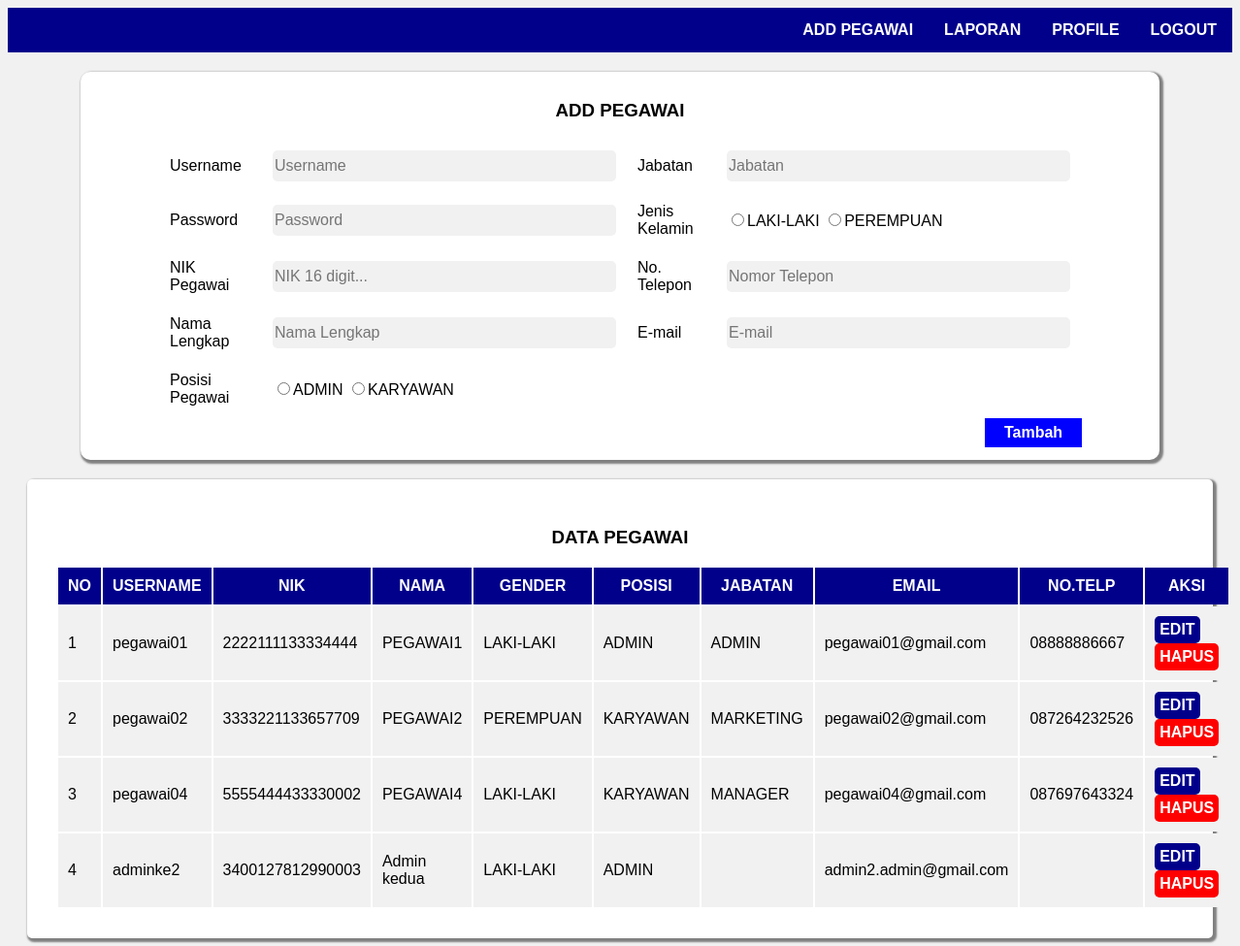
Page /add_edit.php (signed in) on the committed database.
### tables this page shows
CREATE TABLE `pegawai` (
  `idPegawai` int(11) NOT NULL,
  `username` varchar(40) DEFAULT NULL,
  `password` varchar(30) DEFAULT NULL,
  `nikPegawai` varchar(16) DEFAULT NULL,
  `namaPegawai` varchar(100) DEFAULT NULL,
  `posisiPegawai` varchar(30) DEFAULT NULL,
  `jabatanPegawai` varchar(100) DEFAULT NULL,
  `gender` varchar(10) DEFAULT NULL,
  `email` varchar(50) DEFAULT NULL,
  `notelp` varchar(15) DEFAULT NULL,
  `foto` varchar(255) DEFAULT NULL
);

### add_edit.php (the view, shortened to what this page needs)
<!DOCTYPE html>
<html>
<head>
	<link rel="stylesheet" type="text/css" href="and_edit.css">
</head>
<body>
	<div class="navigation">
		<a href="globalPage.php"><b>LOGOUT</b></a>
		<a href="about-admin.php"><b>PROFILE</b></a>
		<a href="laporan.php"><b>LAPORAN</b></a>
		<a href="add_edit.php"><b>ADD PEGAWAI</b></a>
	</div>
	<div class="add">
		<div class="sub-add">
			<form method="POST" action="tambah.php">
				<h3 align="center">ADD PEGAWAI</h3>
			<table>
				<tr>
					<td id="kesatu">Username</td>
					<td id="kedua"><input type="text" name="username" placeholder="Username" required=""></td>
					<td id="kesatu">Jabatan</td>
					<td id="kedua"><input type="text" name="jabatan" placeholder="Jabatan" required=""></td>
				</tr>
				<tr>
					<td id="kesatu">Password</td>
					<td id="kedua"><input type="password" name="psw" placeholder="Password" required=""></td>
					<td id="kesatu">Jenis Kelamin</td>
					<td>
						<input type="radio" name="gender" value="LAKI-LAKI" required="">LAKI-LAKI
						<input type="radio" name="gender" value="PEREMPUAN" required="">PEREMPUAN
					</td>
				</tr>
				<tr>
					<td id="kesatu">NIK Pegawai</td>
					<td id="kedua"><input type="text" name="nik" placeholder="NIK 16 digit..." required=""></td>
					<td id="kesatu">No. Telepon</td>
					<td id="kedua"><input type="text" name="telp" placeholder="Nomor Telepon" required=""></td>
				</tr>
				<tr>
					<td id="kesatu">Nama Lengkap</td>
					<td id="kedua"><input type="text" name="nama" placeholder="Nama Lengkap" required=""></td>
					<td id="kesatu">E-mail</td>
					<td id="kedua"><input type="email" name="email" placeholder="E-mail" required=""></td>
				</tr>
				<tr>
					<td id="kesatu">Posisi Pegawai</td>
					<td>
						<input type="radio" name="posisi" value="ADMIN" required>ADMIN
						<input type="radio" name="posisi" value="KARYAWAN" required>KARYAWAN
					</td>
				</tr>
			</table>
			<button id="btn1">Tambah</button>
		</form>
		</div>
	</div>
	<div class="show">
		<div class="sub-show">
			<h3 align="center">DATA PEGAWAI</h3>
			<form>
			<table width="100%">
				<tr>
					<th>NO</th>
					<th>USERNAME</th>
					<th>NIK</th>
					<th>NAMA</th>
					<th>GENDER</th>
					<th>POSISI</th>
					<th>JABATAN</th>
					<th>EMAIL</th>
					<th>NO.TELP</th>
					<th>AKSI</th>
				</tr>
				<?php
				include "koneksi.php";
				$pegawai=mysqli_query($db, "SELECT * FROM pegawai");
				$no=1;
				foreach ($pegawai as $row) {
				?>
				<tr>
					<td><?php echo $no; ?></td>
					<td><?php echo $row['username']; ?></td>
					<td><?php echo $row['nikPegawai']; ?></td>
					<td><?php echo $row['namaPegawai']; ?></td>
					<td><?php echo $row['gender']; ?></td>
					<td><?php echo $row['posisiPegawai']; ?></td>
					<td><?php echo $row['jabatanPegawai']; ?></td>
					<td><?php echo $row['email']; ?></td>
					<td><?php echo $row['notelp']; ?></td>
					<td>
						<button id="edit"><a href="editpage.php?id=<?php echo $row['idPegawai']; ?>">EDIT</a></button>
						<button id="hapus"><a href="hapus.php?id=<?php echo $row['idPegawai']; ?>">HAPUS</a></button>
					</td>
				</tr>
			<?php
				$no++;
				}
			?>
			</table>
		</form>
		</div>
	</div>
</body>
</html>

### and_edit.css (style rules this page uses)
body { font-family: Arial, Helvetica, sans-serif; background-color: #f1f1f1; }
.navigation { overflow: hidden; background-color: darkblue; }
.navigation a { float: right; font-size: 16px; color: white; text-align: center; padding: 14px 16px; text-decoration: none; }
.add { margin-top: 20px; margin-left: 75px; margin-right:75px; margin-bottom: 20px; height: 400px; background-color: white; border-radius: 10px; box-shadow: 2px 2px 2px 2px grey; }
.sub-add { margin-left: 80px; margin-right: 80px; padding-top: 10px; padding-bottom: 20px; }
td { padding: 10px; }
#kedua input { width: 350px; height: 30px; border-radius: 5px; border-style: none; font-size: 16px; background: #f1f1f1; }
#btn1 { float: right; width: 100px; height: 30px; font-size: 16px; font-weight: bold; color: white; background-color: blue; border-style: none; }
.show { margin-left: 20px; margin-right: 20px; background-color: white; padding: 30px; box-shadow: 2px 2px 2px 2px grey; border-radius: 5px; }
.sub-show th { background-color: darkblue; color: white; padding: 10px; }
.sub-show td { background-color: #f1f1f1; }
#edit { background-color: darkblue; border-style: none; padding: 5px; border-radius: 5px; }
#hapus { background-color: red; border-style: none; padding: 5px; border-radius: 5px; }
#hapus a { text-decoration: none; font-size: 16px; font-weight: bold; color: white; }
#edit a { text-decoration: none; font-size: 16px; font-weight: bold; color: white; }

### rows in the picture
pegawai: username "pegawai01", nikPegawai "2222111133334444", namaPegawai "PEGAWAI1", gender "LAKI-LAKI", posisiPegawai "ADMIN", jabatanPegawai "ADMIN", email "pegawai01@gmail.com", notelp "08888886667"
pegawai: username "pegawai02", nikPegawai "3333221133657709", namaPegawai "PEGAWAI2", gender "PEREMPUAN", posisiPegawai "KARYAWAN", jabatanPegawai "MARKETING", email "pegawai02@gmail.com", notelp "087264232526"
pegawai: username "pegawai04", nikPegawai "5555444433330002", namaPegawai "PEGAWAI4", gender "LAKI-LAKI", posisiPegawai "KARYAWAN", jabatanPegawai "MANAGER", email "pegawai04@gmail.com", notelp "087697643324"
pegawai: username "adminke2", nikPegawai "3400127812990003", namaPegawai "Admin kedua", gender "LAKI-LAKI", posisiPegawai "ADMIN", email "admin2.admin@gmail.com"
